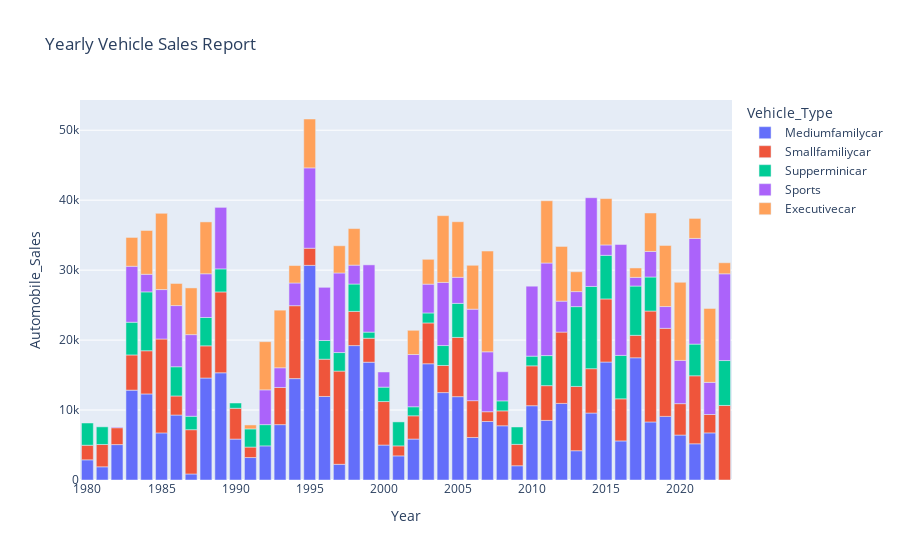

Notebook code cell kept with this figure:
### Code cell
# Task 2.6 - Yearly Report Graphs
yearly_df = df.groupby(['Year','Vehicle_Type'])['Automobile_Sales'].sum().reset_index()
fig_bar = px.bar(yearly_df, x='Year', y='Automobile_Sales', color='Vehicle_Type', title="Yearly Vehicle Sales Report")
fig_bar.show()

### Figure 1 — Plotly figure (JSON) as saved in the notebook; plotly's stock layout.template omitted (floating-point values rounded to 4 significant figures)
{"data": [{"hovertemplate": "Vehicle_Type=Mediumfamilycar<br>Year=%{x}<br>Automobile_Sales=%{y}<extra></extra>", "legendgroup": "Mediumfamilycar", "marker": {"color": "#636efa", "pattern": {"shape": ""}}, "name": "Mediumfamilycar", "orientation": "v", "showlegend": true, "textposition": "auto", "type": "bar", "x": [1980, 1981, 1982, 1983, 1984, 1985, 1986, 1987, 1988, 1989, 1990, 1991, 1992, 1993, 1994, 1995, 1996, 1997, 1998, 1999, 2000, 2001, 2002, 2003, 2004, 2005, 2006, 2007, 2008, 2009, 2010, 2011, 2012, 2013, 2014, 2015, 2016, 2017, 2018, 2019, 2020, 2021, 2022], "xaxis": "x", "y": [2882.0, 1885.0, 5063.0, 12850.0, 12300.0, 6732.0, 9285.0, 860.8, 14580.0, 15320.0, 5848.0, 3211.0, 4877.0, 7914.0, 14490.0, 30680.0, 11940.0, 2242.0, 19210.0, 16840.0, 4995.0, 3448.0, 5855.0, 16620.0, 12500.0, 11910.0, 6078.0, 8364.0, 7752.0, 2035.0, 10620.0, 8519.0, 10950.0, 4185.0, 9568.0, 16860.0, 5586.0, 17470.0, 8300.0, 9093.0, 6424.0, 5176.0, 6732.0], "yaxis": "y"}, {"hovertemplate": "Vehicle_Type=Smallfamiliycar<br>Year=%{x}<br>Automobile_Sales=%{y}<extra></extra>", "legendgroup": "Smallfamiliycar", "marker": {"color": "#EF553B", "pattern": {"shape": ""}}, "name": "Smallfamiliycar", "orientation": "v", "showlegend": true, "textposition": "auto", "type": "bar", "x": [1980, 1981, 1982, 1983, 1984, 1985, 1986, 1987, 1988, 1989, 1990, 1991, 1993, 1994, 1995, 1996, 1997, 1998, 1999, 2000, 2001, 2002, 2003, 2004, 2005, 2006, 2007, 2008, 2009, 2010, 2011, 2012, 2013, 2014, 2015, 2016, 2017, 2018, 2019, 2020, 2021, 2022, 2023], "xaxis": "x", "y": [2086.0, 3192.0, 2409.0, 5031.0, 6176.0, 13420.0, 2727.0, 6329.0, 4602.0, 11560.0, 4405.0, 1496.0, 5312.0, 10420.0, 2451.0, 5326.0, 13320.0, 4886.0, 3425.0, 6219.0, 1427.0, 3322.0, 5833.0, 3876.0, 8471.0, 5263.0, 1395.0, 2132.0, 3060.0, 5700.0, 4968.0, 10190.0, 9191.0, 6345.0, 9018.0, 6017.0, 3207.0, 15850.0, 12590.0, 4490.0, 9721.0, 2629.0, 10660.0], "yaxis": "y"}, {"hovertemplate": "Vehicle_Type=Supperminicar<br>Year=%{x}<br>Automobile_Sales=%{y}<extra></extra>", "legendgroup": "Supperminicar", "marker": {"color": "#00cc96", "pattern": {"shape": ""}}, "name": "Supperminicar", "orientation": "v", "showlegend": true, "textposition": "auto", "type": "bar", "x": [1980, 1981, 1983, 1984, 1986, 1987, 1988, 1989, 1990, 1991, 1992, 1996, 1997, 1998, 1999, 2000, 2001, 2002, 2003, 2004, 2005, 2008, 2009, 2010, 2011, 2013, 2014, 2015, 2016, 2017, 2018, 2021, 2023], "xaxis": "x", "y": [3179.0, 2524.0, 4677.0, 8416.0, 4178.0, 1923.0, 4050.0, 3294.0, 754.8, 2600.0, 3037.0, 2673.0, 2652.0, 3912.0, 876.8, 2059.0, 3430.0, 1292.0, 1428.0, 2846.0, 4866.0, 1427.0, 2485.0, 1384.0, 4297.0, 11410.0, 11760.0, 6234.0, 6207.0, 7046.0, 4866.0, 4530.0, 6416.0], "yaxis": "y"}, {"hovertemplate": "Vehicle_Type=Sports<br>Year=%{x}<br>Automobile_Sales=%{y}<extra></extra>", "legendgroup": "Sports", "marker": {"color": "#ab63fa", "pattern": {"shape": ""}}, "name": "Sports", "orientation": "v", "showlegend": true, "textposition": "auto", "type": "bar", "x": [1982, 1983, 1984, 1985, 1986, 1987, 1988, 1989, 1992, 1993, 1994, 1995, 1996, 1997, 1998, 1999, 2000, 2002, 2003, 2004, 2005, 2006, 2007, 2008, 2010, 2011, 2012, 2013, 2014, 2015, 2016, 2017, 2018, 2019, 2020, 2021, 2022, 2023], "xaxis": "x", "y": [102.0, 7999.0, 2514.0, 7068.0, 8740.0, 11670.0, 6250.0, 8795.0, 4970.0, 2816.0, 3245.0, 11480.0, 7602.0, 11380.0, 2700.0, 9611.0, 2168.0, 7467.0, 4118.0, 9027.0, 3727.0, 13080.0, 8563.0, 4164.0, 10000.0, 13230.0, 4424.0, 2147.0, 12690.0, 1487.0, 15860.0, 1241.0, 3652.0, 3115.0, 6179.0, 15110.0, 4596.0, 12400.0], "yaxis": "y"}, {"hovertemplate": "Vehicle_Type=Executivecar<br>Year=%{x}<br>Automobile_Sales=%{y}<extra></extra>", "legendgroup": "Executivecar", "marker": {"color": "#FFA15A", "pattern": {"shape": ""}}, "name": "Executivecar", "orientation": "v", "showlegend": true, "textposition": "auto", "type": "bar", "x": [1983, 1984, 1985, 1986, 1987, 1988, 1991, 1992, 1993, 1994, 1995, 1997, 1998, 2002, 2003, 2004, 2005, 2006, 2007, 2011, 2012, 2013, 2015, 2017, 2018, 2019, 2020, 2021, 2022, 2023], "xaxis": "x", "y": [4120.0, 6262.0, 10890.0, 3163.0, 6676.0, 7414.0, 564.0, 6888.0, 8238.0, 2497.0, 6988.0, 3890.0, 5225.0, 3462.0, 3553.0, 9542.0, 7944.0, 6272.0, 14400.0, 8901.0, 7821.0, 2837.0, 6626.0, 1344.0, 5497.0, 8731.0, 11170.0, 2860.0, 10570.0, 1580.0], "yaxis": "y"}], "layout": {"barmode": "relative", "legend": {"title": {"text": "Vehicle_Type"}, "tracegroupgap": 0}, "title": {"text": "Yearly Vehicle Sales Report"}, "xaxis": {"anchor": "y", "domain": [0, 1], "title": {"text": "Year"}}, "yaxis": {"anchor": "x", "domain": [0, 1], "title": {"text": "Automobile_Sales"}}}}
